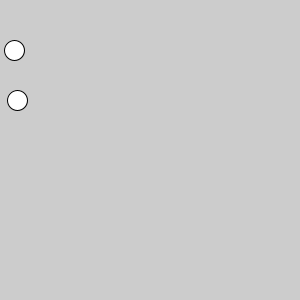
Frame 1 (no input)
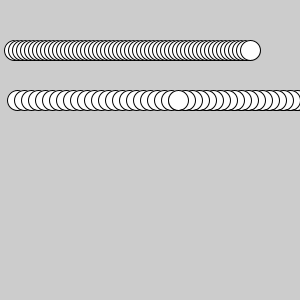
Frame 60 (the mouse pressed at the canvas centre just before this capture)
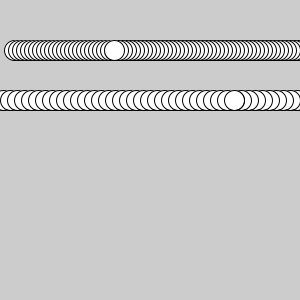
Frame 120 (the mouse held since frame 60 and released just before this capture)

The Processing sketch that drew these frames (run headless with seeded random() and noise(); from frame 60 on, the mouse is pressed at the canvas centre):

// Processing sketch: code10
// ── code10.pde
int ball[] = {10,10};
int speed[] = {4,7};
void setup(){
   size(300,300);  // Die Größe des Fensters
}

void draw(){ // Schleife
   clear();
   ball[0] += speed[0];
   ball[1] += speed[1];
   ellipse(ball[0], 50, 20,20);
   ellipse(ball[1], 100, 20,20);

   if(ball[0] > 300 || ball[0] < 0){ // || = oder
      speed[0] = -speed[0]; 
   }
   if(ball[1] > 300 || ball[1] < 0){ // || = oder
      speed[1] = -speed[1]; 
   }
}
